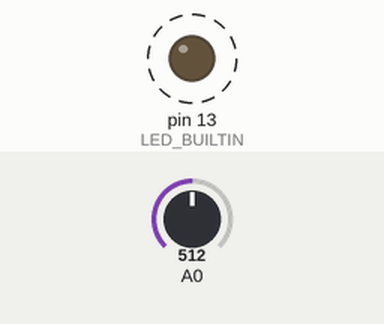
The sketch below on a simulated Arduino Uno, built with avr-gcc and run on an emulated ATmega328P. On the bench: output pins drawn as LEDs (lit = HIGH). Dashed ring = blinking. Inputs (shaded band) come from the test bench; at power-on: A0 = 512. What the sketch prints to the serial monitor is not drawn.

Above: at 0.2 s.
Timing chart, 0 to 3.0 s (numbered marks = the images above):
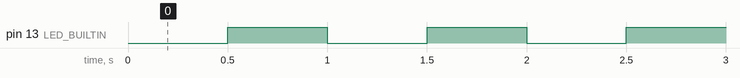

The sketch:

Superloop-example.ino
```cpp
// (licence header left out)
#include<Arduino.h>

//#define _DEBUG_

#ifdef _DEBUG_
  #define _DEBUG(...) Serial.print(__VA_ARGS__)
  #define MAX_ADC_COUNT  8
  #define TASK1_T_MS 500
  #define TASK2_T_MS 100
  #define TASK3_T_MS  800
#else
  #define _DEBUG(...)
  #define MAX_ADC_COUNT  8
  #define TASK1_T_MS 500
  #define TASK2_T_MS 10
  #define TASK3_T_MS  80
#endif

static unsigned long current_time;
static int sensorValue=0, ADCcount=0;

void Task1_BlinkLed(unsigned long int);

void Task2_ReadADC(unsigned long int);

void Task3_ADC_FILTER(unsigned long int);


//put your setup code here, to run once:
void setup() {
//Inicialiazação pino 13 - acionamento LED
  pinMode(LED_BUILTIN, OUTPUT);
// initialize serial communication at 9600 bits per second:
  Serial.begin(9600);

}

// put your main code here, to run repeatedly:
void loop() {

Task1_BlinkLed(TASK1_T_MS);

Task2_ReadADC(TASK2_T_MS);

Task3_ADC_FILTER(TASK3_T_MS);


}


void Task1_BlinkLed(unsigned long int timePeriod_ms){
  static unsigned long int initial_time, elapsed_time, last_time=0;

  initial_time = millis();
  elapsed_time = initial_time - last_time;

  if(elapsed_time >= timePeriod_ms){
      _DEBUG("Task1 elapsed_time=");
      _DEBUG(elapsed_time, DEC);
      _DEBUG("\n");
    if(digitalRead(LED_BUILTIN)==1){ //led aceso
        digitalWrite(LED_BUILTIN, 0); //apagar led
        _DEBUG("LED APAGADO\n");
     }
     else{
        digitalWrite(LED_BUILTIN, 1);//Se led apagado, acender
        _DEBUG("LED ACESO\n");
     }

    last_time = initial_time;
    }
}

/*
 * WE CONNECTED LCD_KEYPAD SHIELD ON ARDUINO
 * WHEN SOME BUTTON IS PRESSED IT CHANGE ADC VALUE
 */
void Task2_ReadADC(unsigned long int timePeriod_ms){
  static unsigned long int initial_time, elapsed_time, last_time=0;
  initial_time = millis();
  elapsed_time = initial_time - last_time;

  if(elapsed_time >= timePeriod_ms){
        // read the input on analog pin 0:
        if(ADCcount < MAX_ADC_COUNT){
            _DEBUG("Task2 elapsed_time=");
            _DEBUG(elapsed_time, DEC);
            _DEBUG("\n");
            sensorValue += analogRead(A0);
            _DEBUG("analogRead=");
            _DEBUG(sensorValue, DEC);
            _DEBUG("\n");
            last_time = initial_time;
            ADCcount++;
        }
    else
    {
       _DEBUG("Task2 waiting [MAX_ADC_COUNT]\n");
    }

  }
}


/*
 * ADC Filter calculation (MEDIAN FILTER)
 */
void Task3_ADC_FILTER(unsigned long int timePeriod_ms){
  static unsigned long int initial_time, elapsed_time, last_time=0;
  initial_time = millis();
  elapsed_time = initial_time - last_time;

  if(elapsed_time >= timePeriod_ms){
      _DEBUG("Task3 elapsed_time=");
      _DEBUG(elapsed_time, DEC);
      _DEBUG("\n");
      if (ADCcount>=(MAX_ADC_COUNT-1))
      {
        sensorValue = sensorValue / (int)MAX_ADC_COUNT; //Calculo damedia sensorValue = sensorValue / 8;
        Serial.print("ADC = ");
        Serial.println(sensorValue, DEC);
        sensorValue=0;
        ADCcount=0;
        last_time = initial_time;
      }
      else
      {
        _DEBUG("TASK3 waiting ADCcount\n");
      }
   }
}
```

Measured:
- by itself, pin 13 (LED_BUILTIN): alternates HIGH for 0.50 s and LOW for 0.50 s
